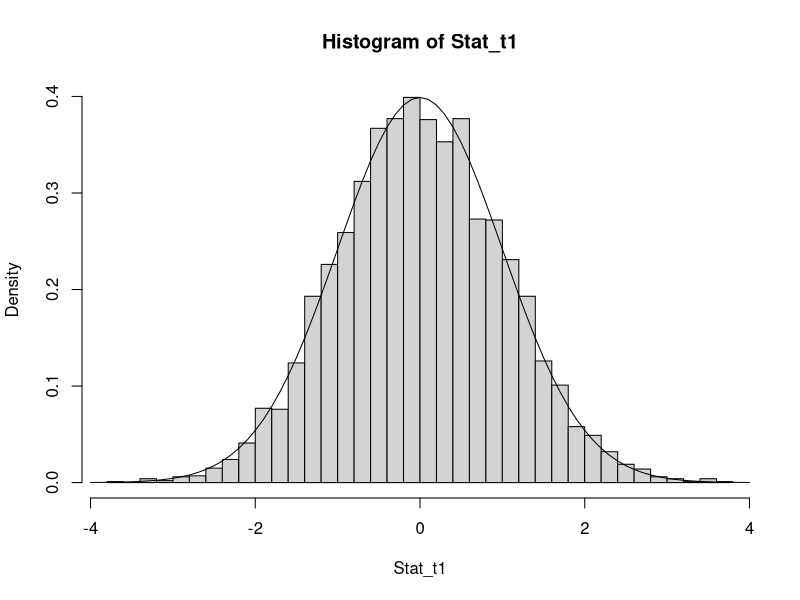

The R script that drew this image:
n <- 5000
k <- 100
Stat_t1 <- numeric(n)
for (i in 1:n){
    X <- rnorm(k,2,2)
    Y <- rnorm(k,1,1)
    Stat_t1[i] <- summary(lm(Y~X))$coefficients[2,3]
}

hist(Stat_t1, breaks=42, freq=F)
t <- (-40:40)/10
lines(t, dnorm(t))


x=rnorm(k)
y=0.7*x+rnorm(k)
x_star=cumsum(x)
y_star=cumsum(y)
model1=lm(y_star~x_star)
summary(model1)
for (e in 1:3)
{
    i=0:3
    j=0:3
    m1=matrix(rep(e*i,4),4,4)
    m2=t(matrix(rep(j,4),4,4))
    print((m1+m2) %%4)
}

